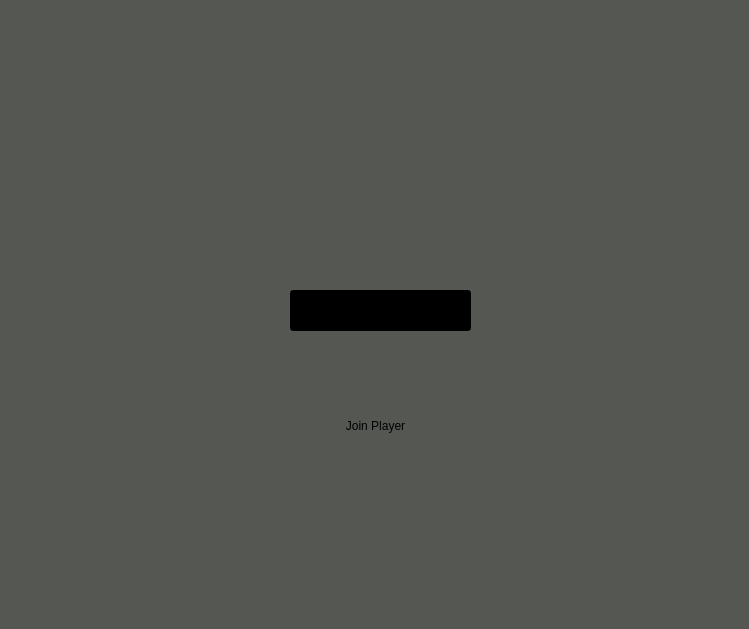
<?xml version="1.0" encoding="UTF-8"?>
<ui version="4.0">
 <class>MainWindow</class>
 <widget class="QMainWindow" name="MainWindow">
  <property name="geometry">
   <rect>
    <x>0</x>
    <y>0</y>
    <width>749</width>
    <height>629</height>
   </rect>
  </property>
  <property name="windowTitle">
   <string>MainWindow</string>
  </property>
  <property name="styleSheet">
   <string notr="true">background-color: rgb(85, 87, 83);</string>
  </property>
  <widget class="QWidget" name="centralwidget">
   <widget class="QStackedWidget" name="stackedWidget">
    <property name="geometry">
     <rect>
      <x>0</x>
      <y>0</y>
      <width>1281</width>
      <height>801</height>
     </rect>
    </property>
    <property name="minimumSize">
     <size>
      <width>1281</width>
      <height>801</height>
     </size>
    </property>
    <property name="maximumSize">
     <size>
      <width>1281</width>
      <height>801</height>
     </size>
    </property>
    <property name="styleSheet">
     <string notr="true">image: url(:\pap_wood-1_resized.png);</string>
    </property>
    <widget class="QWidget" name="mainPage">
     <property name="styleSheet">
      <string notr="true">background-image: url(:/steamuserimages-a.akamaihd.jpeg);</string>
     </property>
     <widget class="QPushButton" name="joinButton">
      <property name="geometry">
       <rect>
        <x>220</x>
        <y>380</y>
        <width>311</width>
        <height>91</height>
       </rect>
      </property>
      <property name="styleSheet">
       <string notr="true">background:transparent;
color: rgb(0, 0, 0);
font: 700 italic 25pt &quot;aakar&quot;;
image: url(:/wooden-badge-banner-wooden-plank-plate-png.png);
border:none;</string>
      </property>
      <property name="text">
       <string>Join Player</string>
      </property>
     </widget>
     <widget class="QLineEdit" name="playerNameLineEdit">
      <property name="geometry">
       <rect>
        <x>290</x>
        <y>290</y>
        <width>181</width>
        <height>41</height>
       </rect>
      </property>
      <property name="styleSheet">
       <string notr="true">background-color: rgb(0, 0, 0);
background-image: url(:/light-wood-grain-texture_303714-25017.jpg);
border-color: rgb(85, 170, 0);
color: rgb(0, 0, 0);
font: 700 italic 15pt &quot;aakar&quot;;</string>
      </property>
     </widget>
    </widget>
    <widget class="QWidget" name="settingsRulesStart">
     <property name="styleSheet">
      <string notr="true">background-image: url(:/steamuserimages-a.akamaihd.jpeg);</string>
     </property>
     <widget class="QPushButton" name="settingsButton">
      <property name="geometry">
       <rect>
        <x>40</x>
        <y>520</y>
        <width>161</width>
        <height>51</height>
       </rect>
      </property>
      <property name="styleSheet">
       <string notr="true">background:transparent;
color: rgb(0, 0, 0);
font: 700 italic 15pt &quot;aakar&quot;;
image: url(:/wooden-badge-banner-wooden-plank-plate-png.png);
border:none;</string>
      </property>
      <property name="text">
       <string>Settings</string>
      </property>
     </widget>
     <widget class="QPushButton" name="rulesButton">
      <property name="geometry">
       <rect>
        <x>40</x>
        <y>460</y>
        <width>161</width>
        <height>51</height>
       </rect>
      </property>
      <property name="styleSheet">
       <string notr="true">background:transparent;
color: rgb(0, 0, 0);
font: 700 italic 15pt &quot;aakar&quot;;
image: url(:/wooden-badge-banner-wooden-plank-plate-png.png);
border:none;</string>
      </property>
      <property name="text">
       <string>Rules</string>
      </property>
     </widget>
     <widget class="QPushButton" name="startGameButton">
      <property name="geometry">
       <rect>
        <x>210</x>
        <y>290</y>
        <width>311</width>
        <height>91</height>
       </rect>
      </property>
      <property name="styleSheet">
       <string notr="true">background:transparent;
color: rgb(0, 0, 0);
font: 700 italic 25pt &quot;aakar&quot;;
image: url(:/wooden-badge-banner-wooden-plank-plate-png.png);
border:none;</string>
      </property>
      <property name="text">
       <string>Start Game</string>
      </property>
     </widget>
    </widget>
    <widget class="QWidget" name="rules">
     <property name="styleSheet">
      <string notr="true">background-image: url(:/pap_wood-1.jpg);</string>
     </property>
     <widget class="QPlainTextEdit" name="plainTextEdit">
      <property name="geometry">
       <rect>
        <x>130</x>
        <y>90</y>
        <width>201</width>
        <height>121</height>
       </rect>
      </property>
      <property name="styleSheet">
       <string notr="true">background: transparent;
border: transparent;
font: 500 italic 10pt &quot;aakra&quot;;
</string>
      </property>
      <property name="readOnly">
       <bool>true</bool>
      </property>
      <property name="plainText">
       <string>Summary of a round:
1. Change the first player
2. Reveal the Weather card
3. Each player takes one action
4. Check for survival
5. Check for game end</string>
      </property>
     </widget>
     <widget class="QPlainTextEdit" name="plainTextEdit_2">
      <property name="enabled">
       <bool>true</bool>
      </property>
      <property name="geometry">
       <rect>
        <x>130</x>
        <y>210</y>
        <width>471</width>
        <height>201</height>
       </rect>
      </property>
      <property name="acceptDrops">
       <bool>true</bool>
      </property>
      <property name="styleSheet">
       <string notr="true">background: transparent;
border: transparent;
font: 500 italic 10pt &quot;aakra&quot; ;
</string>
      </property>
      <property name="readOnly">
       <bool>true</bool>
      </property>
      <property name="plainText">
       <string>1. Change the first player
(Skip this phase in the first round.)
Each time the first player’s turn comes around, this player passes
the First Player card to the right. If the First Player is ever eliminated,
the First Player card passes to the player on the right.

2. Reveal the Weather card
With each new round, the first player reveals
the topmost Weather card from the deck, so the
“precipitation” side is face up.</string>
      </property>
     </widget>
     <widget class="QPushButton" name="previous_1">
      <property name="geometry">
       <rect>
        <x>40</x>
        <y>500</y>
        <width>161</width>
        <height>51</height>
       </rect>
      </property>
      <property name="styleSheet">
       <string notr="true">background:transparent;
color: rgb(0, 0, 0);
font: 700 italic 15pt &quot;aakar&quot;;
image: url(:/wooden-badge-banner-wooden-plank-plate-png.png);
border:none;</string>
      </property>
      <property name="text">
       <string>Previous</string>
      </property>
     </widget>
     <widget class="QPushButton" name="next_1">
      <property name="geometry">
       <rect>
        <x>510</x>
        <y>500</y>
        <width>161</width>
        <height>51</height>
       </rect>
      </property>
      <property name="styleSheet">
       <string notr="true">background:transparent;
color: rgb(0, 0, 0);
font: 700 italic 15pt &quot;aakar&quot;;
image: url(:/wooden-badge-banner-wooden-plank-plate-png.png);
border:none;</string>
      </property>
      <property name="text">
       <string>Next</string>
      </property>
     </widget>
    </widget>
    <widget class="QWidget" name="rules_1">
     <property name="styleSheet">
      <string notr="true">background-image: url(:/pap_wood-1.jpg);</string>
     </property>
     <widget class="QPushButton" name="previous_2">
      <property name="geometry">
       <rect>
        <x>40</x>
        <y>500</y>
        <width>161</width>
        <height>51</height>
       </rect>
      </property>
      <property name="styleSheet">
       <string notr="true">background:transparent;
color: rgb(0, 0, 0);
font: 700 italic 15pt &quot;aakar&quot;;
image: url(:/wooden-badge-banner-wooden-plank-plate-png.png);
border:none;</string>
      </property>
      <property name="text">
       <string>Previous</string>
      </property>
     </widget>
     <widget class="QPushButton" name="next_2">
      <property name="geometry">
       <rect>
        <x>510</x>
        <y>500</y>
        <width>161</width>
        <height>51</height>
       </rect>
      </property>
      <property name="styleSheet">
       <string notr="true">background:transparent;
color: rgb(0, 0, 0);
font: 700 italic 15pt &quot;aakar&quot;;
image: url(:/wooden-badge-banner-wooden-plank-plate-png.png);
border:none;</string>
      </property>
      <property name="text">
       <string>Next</string>
      </property>
     </widget>
     <widget class="QPlainTextEdit" name="plainTextEdit_4">
      <property name="geometry">
       <rect>
        <x>130</x>
        <y>90</y>
        <width>481</width>
        <height>311</height>
       </rect>
      </property>
      <property name="styleSheet">
       <string notr="true">background: transparent;
border: transparent;
font: 500 italic 10pt &quot;aakra&quot;;</string>
      </property>
      <property name="plainText">
       <string>3. Each player takes one action
In turn order, starting with the first player, each player chooses
the action they wish to perform, among four possible actions (see
Action Details, p. 6):
• Catch fish
• Collect water
• Gather wood to build the raft

4. Check for survival
Once every player has performed one action, each survivor (player
still in the game, including the sick) must receive 1 ration of water and 1 ration of food.

If there are at least as many rations of water as there are survivors,
subtract 1 ration on the survival track for each survivor.

At the end of the round, there are 6 players, and the water marker (Droplet) indicates 8 rations; so there is enough
for everyone. The marker moves to 2, and the players move on to Consuming Food.</string>
      </property>
     </widget>
    </widget>
    <widget class="QWidget" name="rules_3">
     <property name="styleSheet">
      <string notr="true">background-image: url(:/pap_wood-1.jpg);</string>
     </property>
     <widget class="QPushButton" name="previous_3">
      <property name="geometry">
       <rect>
        <x>40</x>
        <y>500</y>
        <width>161</width>
        <height>51</height>
       </rect>
      </property>
      <property name="styleSheet">
       <string notr="true">background:transparent;
color: rgb(0, 0, 0);
font: 700 italic 15pt &quot;aakar&quot;;
image: url(:/wooden-badge-banner-wooden-plank-plate-png.png);
border:none;</string>
      </property>
      <property name="text">
       <string>Previous</string>
      </property>
     </widget>
     <widget class="QPushButton" name="next_3">
      <property name="geometry">
       <rect>
        <x>510</x>
        <y>500</y>
        <width>161</width>
        <height>51</height>
       </rect>
      </property>
      <property name="styleSheet">
       <string notr="true">background:transparent;
color: rgb(0, 0, 0);
font: 700 italic 15pt &quot;aakar&quot;;
image: url(:/wooden-badge-banner-wooden-plank-plate-png.png);
border:none;</string>
      </property>
      <property name="text">
       <string>Next</string>
      </property>
     </widget>
     <widget class="QPlainTextEdit" name="plainTextEdit_7">
      <property name="geometry">
       <rect>
        <x>130</x>
        <y>90</y>
        <width>481</width>
        <height>311</height>
       </rect>
      </property>
      <property name="styleSheet">
       <string notr="true">background: transparent;
border: transparent;
font: 500 italic 10pt &quot;aakra&quot;;</string>
      </property>
      <property name="plainText">
       <string>If there is not enough,
a vote is held to determine who will be deprived
of water. After the vote, only a
number of players equal to the number of available
water rations will be allowed to remain. The others
tragically die of thirst, and leave the game.

B. Consuming Food (Fish marker):
Once the water rations have been “distributed”, the players are ready
to consume food.
If there are at least as many rations of food as there are survivors,
subtract 1 ration for each survivor, and the round ends.

If there is not enough, a vote
is held to determine who will be deprived of food. After the vote, only a number
of players equal to the number of available food
rations will be allowed to remain. The others
tragically die of hunger, and leave the game.</string>
      </property>
     </widget>
    </widget>
    <widget class="QWidget" name="rules_4">
     <property name="styleSheet">
      <string notr="true">background-image: url(:/pap_wood-1.jpg);</string>
     </property>
     <widget class="QPlainTextEdit" name="plainTextEdit_3">
      <property name="geometry">
       <rect>
        <x>130</x>
        <y>90</y>
        <width>481</width>
        <height>311</height>
       </rect>
      </property>
      <property name="styleSheet">
       <string notr="true">background: transparent;
border: transparent;
font: 500 italic 10pt &quot;aakra&quot;;</string>
      </property>
      <property name="readOnly">
       <bool>true</bool>
      </property>
      <property name="plainText">
       <string>5. Check for game end
After any votes, and adjusting the markers according to the number
of rations consumed, check to see if the game ends. If not, the surviving players begin a new round with
the First Player card passing to the right.

1. Catch Fish
When you choose this action, draw a ball from the bag. The number
of fish on the ball (1 ,2 ,3 ) indicates how many fish you
caught. Advance the Food marker that many spaces
on the survival track on the board. Then return the ball to the bag.

2. Collect water
When you choose this action, look at the number in the water
droplet on the Weather card for this turn (it will range from 0 to 3)
and advance the Water marker (Droplet ) that many spaces on the
survival track on the board. Note that you cannot collect any water
on an extremely sunny day (when the droplet depicts 0 0 ): so be
careful and plan for it!</string>
      </property>
     </widget>
     <widget class="QPushButton" name="previous_4">
      <property name="geometry">
       <rect>
        <x>40</x>
        <y>500</y>
        <width>161</width>
        <height>51</height>
       </rect>
      </property>
      <property name="styleSheet">
       <string notr="true">background:transparent;
color: rgb(0, 0, 0);
font: 700 italic 15pt &quot;aakar&quot;;
image: url(:/wooden-badge-banner-wooden-plank-plate-png.png);
border:none;</string>
      </property>
      <property name="text">
       <string>Previous</string>
      </property>
     </widget>
     <widget class="QPushButton" name="next_4">
      <property name="geometry">
       <rect>
        <x>510</x>
        <y>500</y>
        <width>161</width>
        <height>51</height>
       </rect>
      </property>
      <property name="styleSheet">
       <string notr="true">background:transparent;
color: rgb(0, 0, 0);
font: 700 italic 15pt &quot;aakar&quot;;
image: url(:/wooden-badge-banner-wooden-plank-plate-png.png);
border:none;</string>
      </property>
      <property name="text">
       <string>Next</string>
      </property>
     </widget>
    </widget>
    <widget class="QWidget" name="rules_5">
     <property name="styleSheet">
      <string notr="true">background-image: url(:/pap_wood-1.jpg);</string>
     </property>
     <widget class="QPlainTextEdit" name="TextLabel">
      <property name="geometry">
       <rect>
        <x>130</x>
        <y>90</y>
        <width>481</width>
        <height>311</height>
       </rect>
      </property>
      <property name="styleSheet">
       <string notr="true">background: transparent;
border: transparent;
font: 500 italic 10pt &quot;aakra&quot;;</string>
      </property>
      <property name="readOnly">
       <bool>true</bool>
      </property>
      <property name="plainText">
       <string>Note: For both Fishing and Collecting Water, the limit
of your reserves is 36: The survivors cannot collect any
more than that

3. Collect wood to build the raft
To collect wood, you go to the forest, which is infested with snakes!
You will safely find the first bit of wood at the edge of the forest;
when you choose to take this action, you automatically advance
the Wood disc 1 step on the Raft track.

Next, decide whether to explore
deeper into the forest, taking your
chances with the snakes. Announce
how many more pieces of wood you wish to collect (from 1 to 5)
and draw that many balls, all at once. If all of the balls
are white, you advance the Wood disc a number of spaces equal to
the number of balls you drew.

If you draw the black ball, you have been bitten by a snake, and you
become sick for one round (see Sick, p. 12). You do not advance the
Wood disc (beyond the 1 free wood for taking the action).</string>
      </property>
     </widget>
     <widget class="QPushButton" name="previous_5">
      <property name="geometry">
       <rect>
        <x>40</x>
        <y>500</y>
        <width>161</width>
        <height>51</height>
       </rect>
      </property>
      <property name="styleSheet">
       <string notr="true">background:transparent;
color: rgb(0, 0, 0);
font: 700 italic 15pt &quot;aakar&quot;;
image: url(:/wooden-badge-banner-wooden-plank-plate-png.png);
border:none;</string>
      </property>
      <property name="text">
       <string>Previous</string>
      </property>
     </widget>
     <widget class="QPushButton" name="next_5">
      <property name="geometry">
       <rect>
        <x>510</x>
        <y>500</y>
        <width>161</width>
        <height>51</height>
       </rect>
      </property>
      <property name="styleSheet">
       <string notr="true">background:transparent;
color: rgb(0, 0, 0);
font: 700 italic 15pt &quot;aakar&quot;;
image: url(:/wooden-badge-banner-wooden-plank-plate-png.png);
border:none;</string>
      </property>
      <property name="text">
       <string>Next</string>
      </property>
     </widget>
    </widget>
    <widget class="QWidget" name="rules_6">
     <property name="styleSheet">
      <string notr="true">background-image: url(:/pap_wood-1.jpg);</string>
     </property>
     <widget class="QPushButton" name="previous_6">
      <property name="geometry">
       <rect>
        <x>40</x>
        <y>500</y>
        <width>161</width>
        <height>51</height>
       </rect>
      </property>
      <property name="styleSheet">
       <string notr="true">background:transparent;
color: rgb(0, 0, 0);
font: 700 italic 15pt &quot;aakar&quot;;
image: url(:/wooden-badge-banner-wooden-plank-plate-png.png);
border:none;</string>
      </property>
      <property name="text">
       <string>Previous</string>
      </property>
     </widget>
     <widget class="QPushButton" name="next_6">
      <property name="geometry">
       <rect>
        <x>510</x>
        <y>500</y>
        <width>161</width>
        <height>51</height>
       </rect>
      </property>
      <property name="styleSheet">
       <string notr="true">background:transparent;
color: rgb(0, 0, 0);
font: 700 italic 15pt &quot;aakar&quot;;
image: url(:/wooden-badge-banner-wooden-plank-plate-png.png);
border:none;</string>
      </property>
      <property name="text">
       <string>Next</string>
      </property>
     </widget>
     <widget class="QPlainTextEdit" name="plainTextEdit_8">
      <property name="geometry">
       <rect>
        <x>130</x>
        <y>90</y>
        <width>481</width>
        <height>311</height>
       </rect>
      </property>
      <property name="styleSheet">
       <string notr="true">background: transparent;
border: transparent;
font: 500 italic 10pt &quot;aakra&quot;;</string>
      </property>
      <property name="plainText">
       <string>Whether you are bitten by a snake or succeed in
collecting more wood, return the balls to the bag.
The Wood disc will circulate around the Raft track
(from 0 to 6). As soon as it reaches the 6th space,
add a Raft card to the Raft card space, and move the
disc back to space 0. Each Raft card allows one surviving player to
escape the island 

Votes are necessary in the event of a water or food shortage
(or if the players must leave the island, but do not have enough seats
on the raft). everyone votes against another player by clicking on that player.
Whichever player has the most votes against him is eliminated.

While you are sick, you cannot vote at the end of this round (but of course
you can be eliminated), and you cannot take an action.
</string>
      </property>
     </widget>
    </widget>
    <widget class="QWidget" name="rules_7">
     <property name="styleSheet">
      <string notr="true">background-image: url(:/pap_wood-1.jpg);</string>
     </property>
     <widget class="QPlainTextEdit" name="plainTextEdit_5">
      <property name="geometry">
       <rect>
        <x>130</x>
        <y>90</y>
        <width>481</width>
        <height>311</height>
       </rect>
      </property>
      <property name="styleSheet">
       <string notr="true">background: transparent;
border: transparent;
font: 500 italic 10pt &quot;aakra&quot;;</string>
      </property>
      <property name="readOnly">
       <bool>true</bool>
      </property>
      <property name="plainText">
       <string>The game can end 3 ways:

Leaving the island
At the end of any round, the surviving players can board the raft. In
order to embark, the following conditions must be met:
• The water and food rations must have been distributed already.
• There must be at least as many Raft cards built as there are
survivors.
• There must be at least
1 ration of water and
food remaining for
each survivor (for
the Trip).

Example: There are 4 players remaining at the end of the round,
and the survival track indicates 8 water and 9 food. The players
distribute the food, reducing the supplies to 4 water and 5 food.
There are 4 Raft cards on the Raft card space on the board. The
4 players have everything they need to embark and win the game
(it is entirely possible for every player to survive and win).
</string>
      </property>
     </widget>
     <widget class="QPushButton" name="previous_7">
      <property name="geometry">
       <rect>
        <x>40</x>
        <y>500</y>
        <width>161</width>
        <height>51</height>
       </rect>
      </property>
      <property name="styleSheet">
       <string notr="true">background:transparent;
color: rgb(0, 0, 0);
font: 700 italic 15pt &quot;aakar&quot;;
image: url(:/wooden-badge-banner-wooden-plank-plate-png.png);
border:none;</string>
      </property>
      <property name="text">
       <string>Previous</string>
      </property>
     </widget>
     <widget class="QPushButton" name="next_7">
      <property name="geometry">
       <rect>
        <x>510</x>
        <y>500</y>
        <width>161</width>
        <height>51</height>
       </rect>
      </property>
      <property name="styleSheet">
       <string notr="true">background:transparent;
color: rgb(0, 0, 0);
font: 700 italic 15pt &quot;aakar&quot;;
image: url(:/wooden-badge-banner-wooden-plank-plate-png.png);
border:none;</string>
      </property>
      <property name="text">
       <string>Next</string>
      </property>
     </widget>
    </widget>
    <widget class="QWidget" name="rules_8">
     <property name="styleSheet">
      <string notr="true">background-image: url(:/pap_wood-1.jpg);</string>
     </property>
     <widget class="QPlainTextEdit" name="plainTextEdit_6">
      <property name="geometry">
       <rect>
        <x>130</x>
        <y>90</y>
        <width>481</width>
        <height>311</height>
       </rect>
      </property>
      <property name="styleSheet">
       <string notr="true">background: transparent;
border: transparent;
font: 500 italic 10pt &quot;aakra&quot;;</string>
      </property>
      <property name="readOnly">
       <bool>true</bool>
      </property>
      <property name="plainText">
       <string>Arrival of the hurricane
As soon as the Hurricane Weather card (with the hourglass
crossed out) is revealed, the raft must leave the island at
the end of the round; otherwise, all players lose! In order to
embark, the same conditions to leave the island must be met; however, you are allowed to (and must) vote and
make sacrifices in order to meet them:
• The water and food rations must have been distributed already.
• There must be at least as many Raft cards as survivors;
otherwise, hold votes to sacrifice enough players to make room.
• There must be at least 1 additional ration of water and food
for each survivor (for the trip); otherwise, hold votes to eliminate
enough players until you have sufficient supplies for the voyage.

The players who succeed in boarding the raft win the game.

Total failure
The game can also end if everyone dies of thirst or hunger at the
end of a round. In this case, everyone loses!</string>
      </property>
     </widget>
     <widget class="QPushButton" name="previous_8">
      <property name="geometry">
       <rect>
        <x>40</x>
        <y>500</y>
        <width>161</width>
        <height>51</height>
       </rect>
      </property>
      <property name="styleSheet">
       <string notr="true">background:transparent;
color: rgb(0, 0, 0);
font: 700 italic 15pt &quot;aakar&quot;;
image: url(:/wooden-badge-banner-wooden-plank-plate-png.png);
border:none;</string>
      </property>
      <property name="text">
       <string>Previous</string>
      </property>
     </widget>
     <widget class="QPushButton" name="mainmenuButton_2">
      <property name="geometry">
       <rect>
        <x>510</x>
        <y>500</y>
        <width>161</width>
        <height>51</height>
       </rect>
      </property>
      <property name="styleSheet">
       <string notr="true">background:transparent;
color: rgb(0, 0, 0);
font: 700 italic 15pt &quot;aakar&quot;;
image: url(:/wooden-badge-banner-wooden-plank-plate-png.png);
border:none;</string>
      </property>
      <property name="text">
       <string>Main Menu</string>
      </property>
     </widget>
    </widget>
    <widget class="QWidget" name="settings">
     <property name="styleSheet">
      <string notr="true">background-image: url(:/steamuserimages-a.akamaihd.jpeg);</string>
     </property>
     <widget class="QSlider" name="horizontalSlider">
      <property name="geometry">
       <rect>
        <x>220</x>
        <y>250</y>
        <width>371</width>
        <height>41</height>
       </rect>
      </property>
      <property name="styleSheet">
       <string notr="true">background:none;
background-color: rgb(193, 125, 17);
color: rgb(204, 0, 0);
background-image: url(:/light-wood-grain-texture_303714-25017.jpg);
border-color: rgb(32, 74, 135);</string>
      </property>
      <property name="value">
       <number>50</number>
      </property>
      <property name="orientation">
       <enum>Qt::Orientation::Horizontal</enum>
      </property>
     </widget>
     <widget class="QPushButton" name="mainMenuButton">
      <property name="geometry">
       <rect>
        <x>40</x>
        <y>500</y>
        <width>161</width>
        <height>51</height>
       </rect>
      </property>
      <property name="styleSheet">
       <string notr="true">background:transparent;
color: rgb(0, 0, 0);
font: 700 italic 15pt &quot;aakar&quot;;
image: url(:/wooden-badge-banner-wooden-plank-plate-png.png);
border:none;</string>
      </property>
      <property name="text">
       <string>Main Menu</string>
      </property>
     </widget>
     <widget class="QPushButton" name="MuteSoundButton">
      <property name="geometry">
       <rect>
        <x>100</x>
        <y>250</y>
        <width>111</width>
        <height>51</height>
       </rect>
      </property>
      <property name="styleSheet">
       <string notr="true">background:transparent;
color: rgb(0, 0, 0);
font: 700 italic 15pt &quot;aakar&quot;;
image: url(:/wooden-badge-banner-wooden-plank-plate-png.png);
border:none;</string>
      </property>
      <property name="text">
       <string>Mute</string>
      </property>
      <property name="checkable">
       <bool>true</bool>
      </property>
     </widget>
     <zorder>mainMenuButton</zorder>
     <zorder>MuteSoundButton</zorder>
     <zorder>horizontalSlider</zorder>
    </widget>
    <widget class="QWidget" name="waitWindow">
     <widget class="QLabel" name="label">
      <property name="geometry">
       <rect>
        <x>250</x>
        <y>130</y>
        <width>67</width>
        <height>17</height>
       </rect>
      </property>
      <property name="text">
       <string>waittt</string>
      </property>
     </widget>
    </widget>
   </widget>
  </widget>
  <widget class="QMenuBar" name="menubar">
   <property name="geometry">
    <rect>
     <x>0</x>
     <y>0</y>
     <width>749</width>
     <height>22</height>
    </rect>
   </property>
  </widget>
  <widget class="QStatusBar" name="statusbar"/>
 </widget>
 <resources/>
 <connections/>
</ui>
